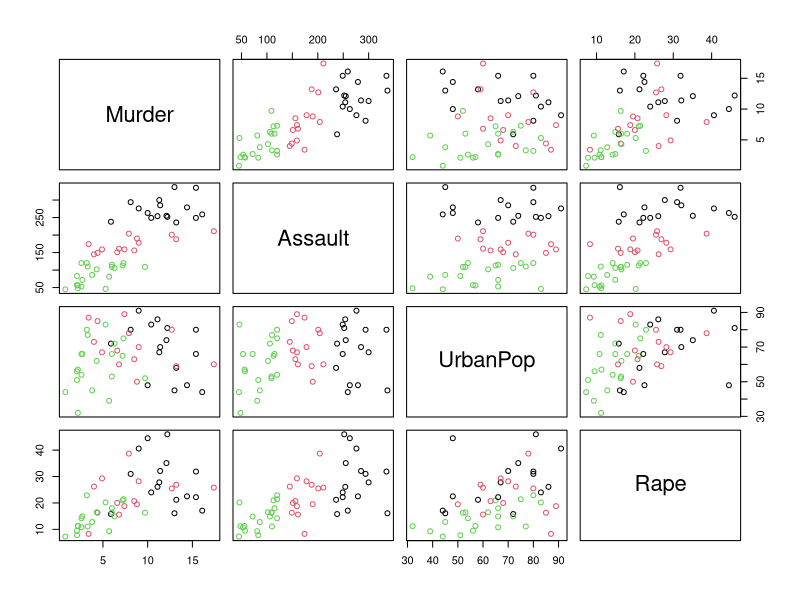
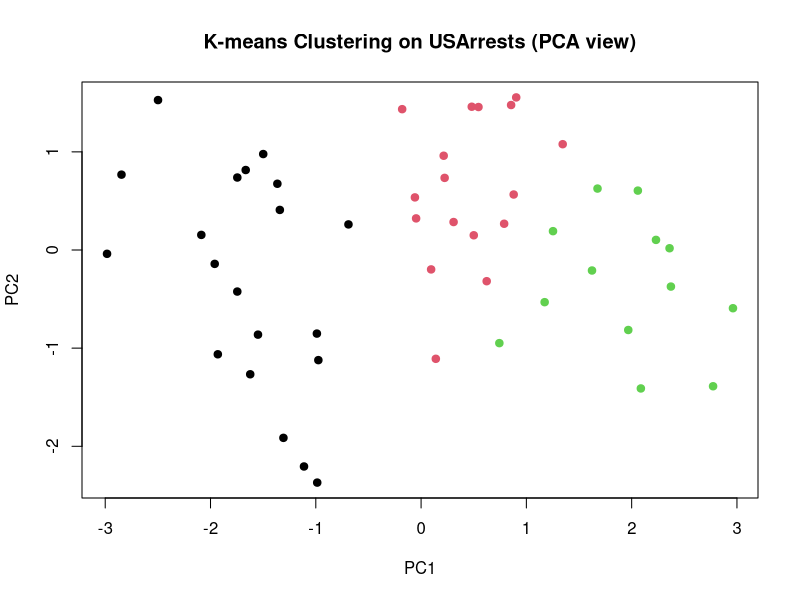

Recreate these plots in R, in order.
data("USArrests")
head(USArrests)
km <- kmeans(USArrests, centers = 3)
plot(USArrests, col = km$cluster)

# Scale the data
scaled_data <- scale(USArrests)

# Perform PCA
pca <- prcomp(scaled_data)

# Run K-means again on scaled data
km <- kmeans(scaled_data, centers = 3)

# Plot the first two principal components
plot(pca$x[, 1:2], col = km$cluster, pch = 19,
     xlab = "PC1", ylab = "PC2", main = "K-means Clustering on USArrests (PCA view)")

